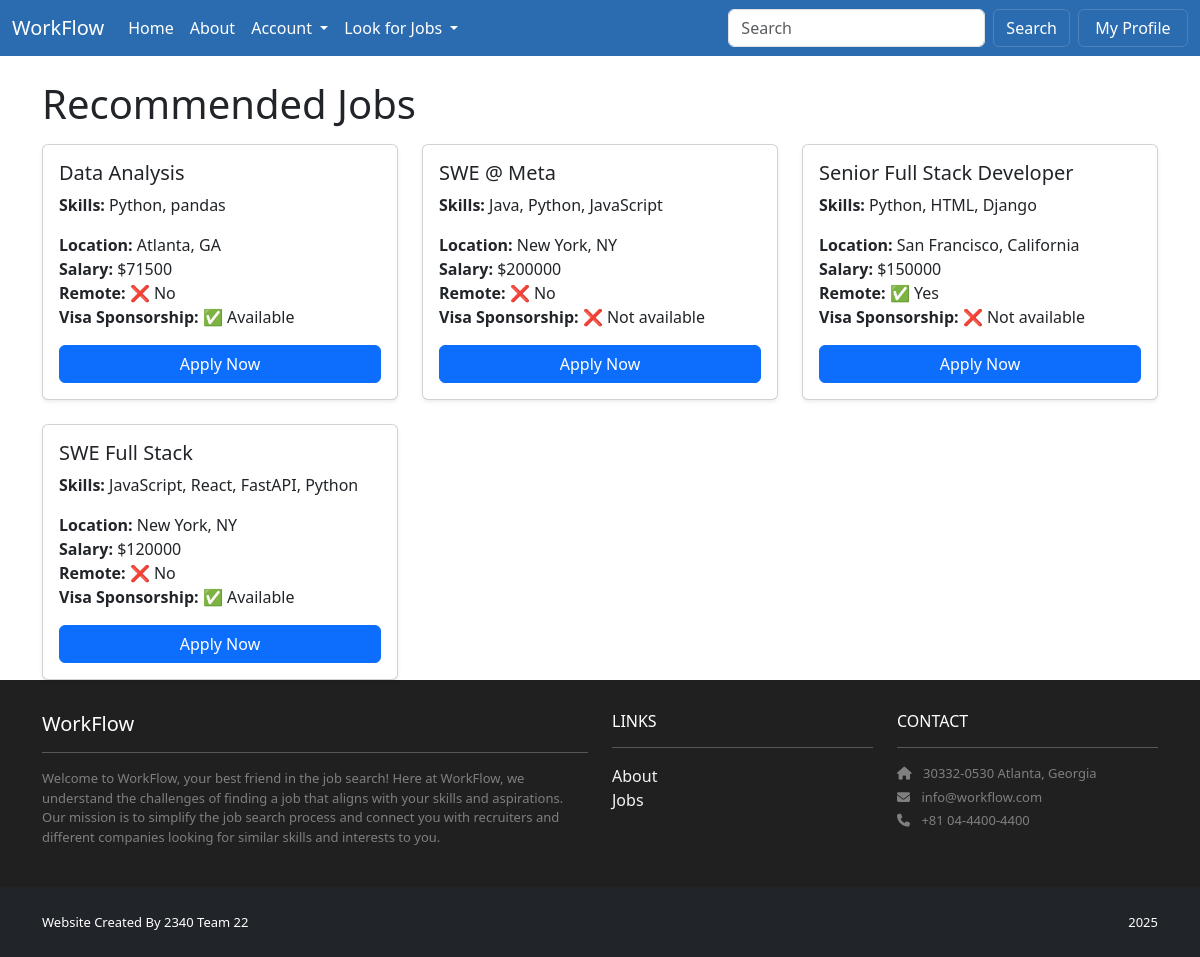
/recommended/ (signed in), run on an earlier commit of the app's database.
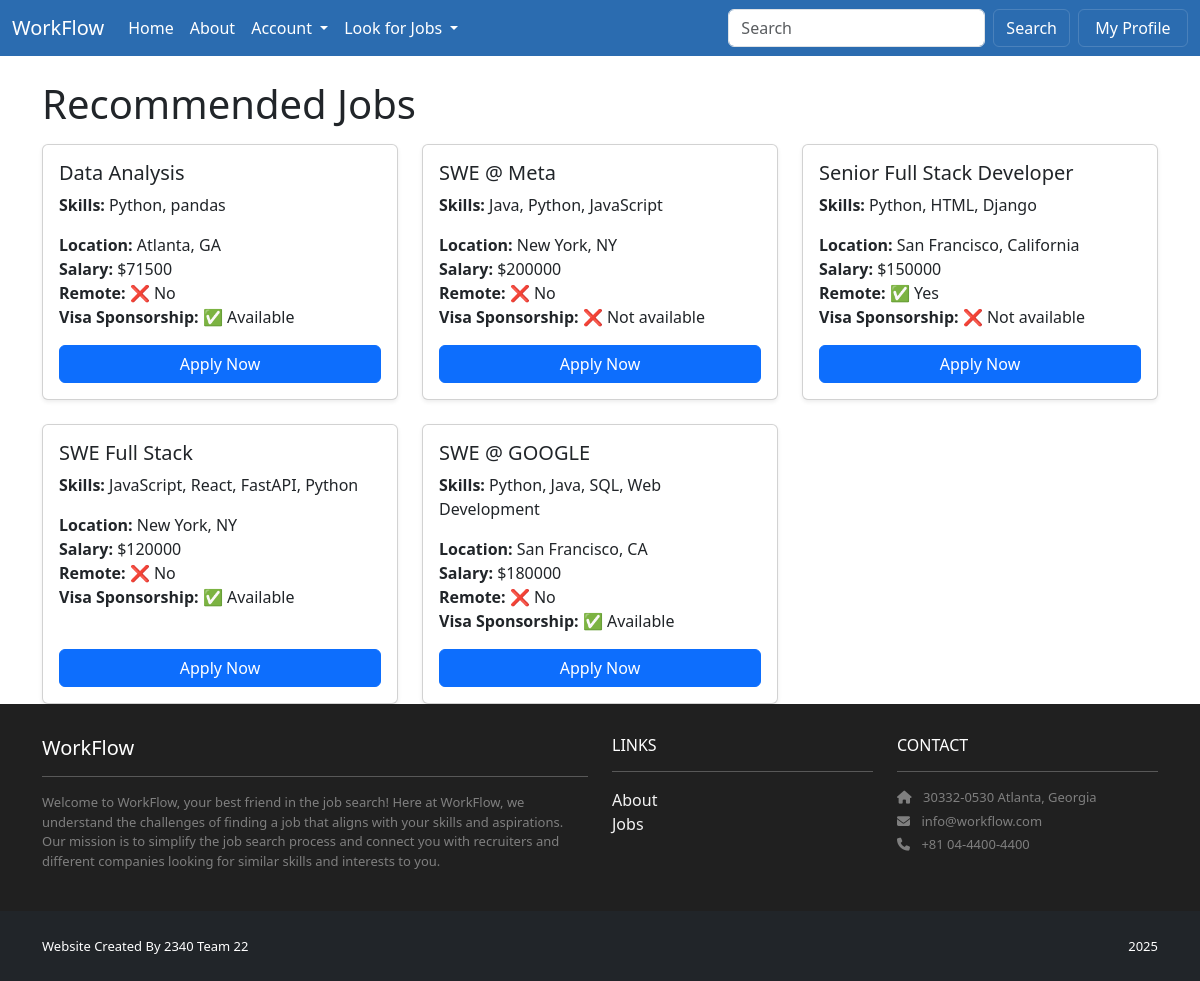
And on a later commit of the database.
### jobs/models.py (models this page shows, shortened)
class Job(models.Model):
    title = models.CharField(max_length=200)
    skills = models.TextField()
    location = models.CharField(max_length=300)
    salary = models.IntegerField()
    is_remote = models.BooleanField(default=False)
    visa_sponsorship = models.BooleanField(default=False)
    created_date = models.DateTimeField(default=timezone.now)
    recruiter = models.ForeignKey(
        settings.AUTH_USER_MODEL,
        on_delete=models.CASCADE,
        related_name='jobs'
    )

### recommended/views.py (the view)
# urls.py: path('', views.index, name='home.index'),
@login_required
def index(request):
	user_profile = request.user.profile
	skills_input = user_profile.skills if user_profile else ""
	jobs = None
	if skills_input:
		terms = [t.strip() for t in skills_input.split(",") if t.strip()]
		q = Q()
		for t in terms:
			q |= Q(skills__icontains=t)
		jobs = Job.objects.filter(q).distinct()
	return render(request, "recommended/index.html", {"jobs": jobs, "skills": skills_input})

### accounts/models.py (called while the page is built)
    @property
    def is_seeker(self):
        return self.role == self.Roles.SEEKER

    @property
    def is_recruiter(self):
        return self.role == self.Roles.RECRUITER

### recommended/templates/recommended/index.html
{% extends "base.html" %}
{% block content %}
<div class="container mt-4">
    <h1 class="mb-3">Recommended Jobs</h1>
	{% if user.is_authenticated %}
		{% if jobs %}
			<div class="row g-4">
				{% for job in jobs %}
					<div class="col-md-6 col-lg-4">
						<div class="card h-100 shadow-sm">
							<div class="card-body d-flex flex-column">
								<h5 class="card-title">{{ job.title }}</h5>
								<p class="card-text">
									<strong>Skills:</strong> {{ job.skills|linebreaksbr }}
								</p>
								<ul class="list-unstyled mb-3">
									<li><strong>Location:</strong> {{ job.location }}</li>
									<li><strong>Salary:</strong> ${{ job.salary }}</li>
									<li>
										<strong>Remote:</strong>
										{% if job.is_remote %} ✅ Yes {% else %} ❌ No {% endif %}
									</li>
									<li>
										<strong>Visa Sponsorship:</strong>
										{% if job.visa_sponsorship %} ✅ Available {% else %} ❌ Not available {% endif %}
									</li>
								</ul>
								<a href="{% url 'apply_to_job' job.id %}" class="btn btn-primary mt-auto w-100">Apply Now</a>
							</div>
						</div>
					</div>
				{% endfor %}
			</div>
		{% else %}
			<p class="text-muted">No jobs match your profile skills yet. Enter skills in your profile to begin receiving recommendations</p>
		{% endif %}
	{% endif %}
</div>
{% endblock content %}

### jobproject/templates/base.html (shortened to what this page needs)
<!DOCTYPE html>
<html>
  {% load static %}
  <head>
    <link rel="stylesheet" href="{% static 'style.css' %}">
    <link href="https://cdn.jsdelivr.net/npm/bootstrap@5.3.3/dist/css/bootstrap.min.css" rel="stylesheet">
    <link rel="stylesheet" href="https://cdnjs.cloudflare.com/ajax/libs/font-awesome/6.1.1/css/all.min.css">
  </head>
  <body>
    <nav class="navbar navbar-expand-lg bg-body-tertiary custom-lightblue">
      <div class="container-fluid">
        <a class="navbar-brand" href="{% url 'home.index' %}">WorkFlow</a>
        <div class="collapse navbar-collapse" id="navbarSupportedContent">
          <ul class="navbar-nav me-auto mb-2 mb-lg-0">
            <li class="nav-item">
              <a class="nav-link {% if request.path == '/' %}active{% endif %}" {% if request.path == '/' %}aria-current="page"{% endif %} href="{% url 'home.index' %}">Home</a>
            </li>
            <li class="nav-item">
              <a class="nav-link" href="#">About</a>
            </li>
            <li class="nav-item dropdown">
              <a class="nav-link dropdown-toggle" href="#" role="button" data-bs-toggle="dropdown" aria-expanded="false">
                Account
                </a>
              </li>
          {% if request.user.is_authenticated and request.user.is_seeker %}
            <li class="nav-item dropdown">
              <a class="nav-link dropdown-toggle" href="#" role="button" data-bs-toggle="dropdown" aria-expanded="false">
                Look for Jobs
              </a>
            </li>
          {% endif %}
             </ul>
            <form class="d-flex align-items-center" role="search" action="{% url 'jobs.filters' %}" method="get">
              <input class="form-control me-2" type="search" name="search" placeholder="Search" aria-label="Search">
              <button class="btn btn-outline-success" type="submit">Search</button>
              {% if user.is_authenticated %}
                <a class="btn btn-outline-primary ms-2 px-3" style="min-width:110px;" href="{% url 'profiles:edit' %}">My Profile</a>
              {% endif %}
            </form>
          </div>
        </div>
      </nav>
    <main class="site-content">
      <div>
        {% block content %}
        {% endblock content %}
      </div>
    </main>
      <section class="p-3 ms-footer">
        <div class="container">
          <div class="row mt-3 text-white align-items-start">
            <div class="col-12 col-md-6 col-lg-6 mb-4">
              <h5 class="mb-2">WorkFlow</h5>
              <hr />
              <p class="mb-0">
                Welcome to WorkFlow, your best friend in the job search!
                Here at WorkFlow, we understand the challenges of finding a
                job that aligns with your skills and aspirations. Our mission is to
                simplify the job search process and connect you with recruiters and
                different companies looking for similar skills and interests to you.
              </p>
            </div>
            <div class="col-6 col-md-3 col-lg-3 mb-4">
              <h6 class="mb-2">LINKS</h6>
              <hr />
              <ul class="list-unstyled mb-0">
                <li><a class="nav-link p-0 text-white" href="#">About</a></li>
                <li><a class="nav-link p-0 text-white" href="#">Jobs</a></li>
              </ul>
            </div>
            <div class="col-6 col-md-3 col-lg-3 mb-4">
              <h6 class="mb-2">CONTACT</h6>
              <hr />
              <p class="mb-1"><i class="fas fa-home me-2"></i>
                30332-0530 Atlanta, Georgia
              </p>
              <p class="mb-1"><i class="fas fa-envelope me-2"></i>
                info@workflow.com
              </p>
              <p class="mb-0"><i class="fas fa-phone me-2"></i>
                +81 04-4400-4400
              </p>
            </div>
          </div>
        </div>
      </section>
    <section class="p-3 ms-footer-bottom bg-dark">
      <div class="container">
        <div class="row align-items-center">
          <div class="col-12 col-md-6 text-white text-start mb-2 mb-md-0">
            <span>Website Created By
              <a class="text-white" target="_blank">2340 Team 22</a>
            </span>
          </div>
          <div class="col-12 col-md-6 text-white text-md-end text-start">
            <span>2025</span>
          </div>
        </div>
      </div>
    </section>
  </body>
</html>

### jobproject/static/style.css (style rules this page uses)
.navbar.custom-lightblue, .navbar.custom-lightblue .container-fluid { background-color: #2b6cb0; }
.navbar.custom-lightblue { background-color: #2b6cb0 !important; }
.navbar.custom-lightblue .navbar-brand, .navbar.custom-lightblue .nav-link, .navbar.custom-lightblue .navbar-toggler { color: #ffffff; }
.navbar.custom-lightblue .btn { border-color: rgba(255,255,255,0.15); color: #fff; }
.ms-footer { background-color: #202020; }
.ms-footer p { color: #7F7F7F; font-size: 13px; }
.ms-footer-bottom span { font-size: 13px; line-height: 38px; }
.ms-footer-bottom a { color: #6ab43e; text-decoration: none; }
.ms-footer .nav-link, .ms-footer a, .ms-footer h5, .ms-footer h6 { color: #ffffff; }
.ms-footer .nav-link.p-0 { opacity: 0.95; }
.ms-footer .mb-0 { margin-bottom: 0 !important; }

### jobproject/templates/base.html (style rules this page uses)
html, body { height: 100%; }
body { display: flex; flex-direction: column; min-height: 100vh; }
main.site-content { flex: 1 0 auto; }

What changed in the data, as far as the page shows it:
added Job: title "SWE @ GOOGLE", skills "Python, Java, SQL, Web Development", location "San Francisco, CA", salary "180000", is_remote "❌ No", visa_sponsorship "✅ Available"
